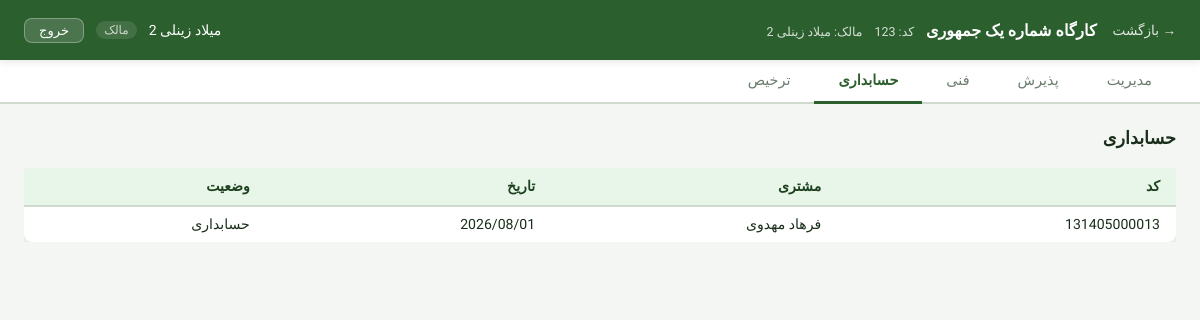
The page /workshop/13/accounting/ (signed in) on the database its author committed.
### accounts/models.py (models this page shows, shortened)
class Workshop(models.Model):
    owner = models.ForeignKey(settings.AUTH_USER_MODEL, on_delete=models.CASCADE)
    name = models.CharField(max_length=150)
    code = models.CharField(max_length=10, unique=True, blank=True)
    is_active = models.BooleanField(default=True)
    national_code = models.CharField(max_length=30, null=True, blank=True)
    address = models.CharField(max_length=250, null=True, blank=True)
    created_at = models.DateTimeField(auto_now_add=True)

class User(AbstractUser):
    phone = models.CharField(max_length=15, blank=True)
    email = models.EmailField(unique=True)
    class Meta:
        swappable = 'AUTH_USER_MODEL'

class WorkshopMembership(models.Model):
    ROLE_CHOICES = [
        ('owner', 'مالک'),
        ('management', 'مدیریت'),
        ('technical', 'فنی'),
        ('accounting', 'حسابداری'),
        ('reception', 'پذیرش'),
        ('delivery', 'ترخیص'),
        ('operator', 'اپراتور'),
    ]
    workshop = models.ForeignKey(
        Workshop,
        on_delete=models.CASCADE,
        related_name='memberships'
    )
    user = models.ForeignKey(
        'accounts.User',
        on_delete=models.CASCADE,
        related_name='workshop_memberships'
    )
    role = models.CharField(max_length=30, choices=ROLE_CHOICES, default='management')
    is_active = models.BooleanField(default=True)
    joined_at = models.DateTimeField(auto_now_add=True)
    class Meta:
        unique_together = ('workshop', 'user')

### orders/models.py (models this page shows, shortened)
class Order(models.Model):
    STATUS_CHOICES = [
        ('reception', 'پذیرش'),
        ('technical', 'فنی'),
        ('accounting', 'حسابداری'),
        ('management', 'مدیریت'),
        ('payment', 'پرداخت'),
        ('done', 'تکمیل'),
    ]
    workshop = models.ForeignKey('accounts.Workshop', on_delete=models.CASCADE)
    customer = models.ForeignKey(Customer, on_delete=models.PROTECT, related_name='orders')
    created_by = models.ForeignKey('accounts.User', on_delete=models.SET_NULL, null=True)
    status = models.CharField(max_length=20, choices=STATUS_CHOICES, default='reception')
    description = models.TextField(blank=True)
    created_at = models.DateTimeField(auto_now_add=True)
    updated_at = models.DateTimeField(auto_now=True)
    delivered_at = models.DateTimeField(null=True, blank=True)
    code = models.CharField(
        max_length=30,
        unique=True,
        editable=False,
        db_index=True,
        verbose_name='کد سفارش'
    )

class Customer(models.Model):
    workshop = models.ForeignKey('accounts.Workshop', on_delete=models.CASCADE)
    name = models.CharField(max_length=200)
    customer_workshop_name = models.CharField(max_length=200, default="None")
    phone = models.CharField(max_length=20, blank=True)
    is_legal = models.BooleanField(default=False)  # حقوقی یا حقیقی
    created_at = models.DateTimeField(auto_now_add=True)

### orders/views.py (the view)
# urls.py: path('workshop/<int:workshop_id>/accounting/', views.accounting_tab, name='tab_accounting'),
@login_required
def accounting_tab(request, workshop_id):
    workshop, membership, allowed_tabs = _get_workshop_and_membership(
        request, workshop_id, 'accounting'
    )
    orders = (
        Order.objects
        .filter(workshop=workshop, status='accounting')
        .select_related('customer', 'created_by')
        .order_by('-created_at')
    )
    context = _base_context(workshop, membership, allowed_tabs, 'accounting')
    context['orders'] = orders
    return render(request, 'orders/accounting_tab.html', context)

### orders/views.py (called while the page is built)
def _get_workshop_and_membership(request, workshop_id, required_tab):
    workshop = get_object_or_404(Workshop, pk=workshop_id)
    membership = get_object_or_404(
        WorkshopMembership,
        workshop=workshop,
        user=request.user,
        is_active=True
    )
    allowed_tabs = ROLE_TAB_ACCESS.get(membership.role, [])
    if required_tab not in allowed_tabs:
        raise Http404("دسترسی به این تب مجاز نیست")
    return workshop, membership, allowed_tabs

def _base_context(workshop, membership, allowed_tabs, active_tab):
    return {
        'workshop': workshop,
        'membership': membership,
        'allowed_tabs': allowed_tabs,
        'active_tab': active_tab,
    }

### templates/orders/accounting_tab.html
{% extends "orders/_dashboard_base.html" %}
{% block tab_content %}
    <div class="tab-panel">
        <div class="panel-header"><h2>حسابداری</h2></div>
        <div class="orders-table-wrap">
            {% if orders %}
                <table class="orders-table">
                    <thead>
                    <tr>
                        <th>کد</th>
                        <th>مشتری</th>
                        <th>تاریخ</th>
                        <th>وضعیت</th>
                    </tr>
                    </thead>
                    <tbody>
                    {% for order in orders %}
                        <tr>
                            <td>{{ order.code }}</td>
                            <td>{{ order.customer.name }}</td>
                            <td>{{ order.created_at|date:"Y/m/d" }}</td>
                            <td>{{ order.get_status_display }}</td>
                        </tr>
                    {% endfor %}
                    </tbody>
                </table>
            {% else %}
                <p class="empty-state">سفارشی در حسابداری وجود ندارد.</p>
            {% endif %}
        </div>
    </div>
{% endblock %}

### templates/orders/_dashboard_base.html (shortened to what this page needs)
{% load static %}
<!DOCTYPE html>
<html lang="fa" dir="rtl">
<head>
    <link rel="stylesheet" href="{% static 'orders/css/dashboard.css' %}">
</head>
<body>
<header class="site-header">
    <div class="header-inner">
        <div class="header-right">
            <a href="{% url 'accounts:dashboard' %}" class="btn-back" id="btn-back">&#8594; بازگشت</a>
            <div class="workshop-info">
                <span class="workshop-name">{{ workshop.name }}</span>
                {% if workshop.national_code %}
                    <span class="workshop-meta">کد: {{ workshop.national_code }}</span>
                {% endif %}
                <span class="workshop-meta">مالک: {{ workshop.owner.get_full_name|default:workshop.owner.username }}</span>
            </div>
        </div>
        <div class="header-left">
            <span class="user-name">{{ request.user.get_full_name|default:request.user.username }}</span>
            <span class="user-role">{{ membership.get_role_display }}</span>
            <a href="{% url 'accounts:logout' %}" class="btn-logout">خروج</a>
        </div>
    </div>
</header>
<nav class="tab-nav">
    <div class="tab-nav-inner">
        {% if 'reception' in allowed_tabs %}
            <a href="{% url 'orders:management' workshop.id %}"
               class="tab-link {% if active_tab == 'management' %}active{% endif %}">مدیریت</a>
        {% endif %}
        {% if 'reception' in allowed_tabs %}
            <a href="{% url 'orders:tab_reception' workshop.id %}"
               class="tab-link {% if active_tab == 'reception' %}active{% endif %}">پذیرش</a>
        {% endif %}
        {% if 'technical' in allowed_tabs %}
            <a href="{% url 'orders:tab_technical' workshop.id %}"
               class="tab-link {% if active_tab == 'technical' %}active{% endif %}">فنی</a>
        {% endif %}
        {% if 'accounting' in allowed_tabs %}
            <a href="{% url 'orders:tab_accounting' workshop.id %}"
               class="tab-link {% if active_tab == 'accounting' %}active{% endif %}">حسابداری</a>
        {% endif %}
        {% if 'delivery' in allowed_tabs %}
            <a href="{% url 'orders:tab_delivery' workshop.id %}"
               class="tab-link {% if active_tab == 'delivery' %}active{% endif %}">ترخیص</a>
        {% endif %}
    </div>
</nav>
<main class="main-content">
    {% block tab_content %}{% endblock %}
</main>
</body>
</html>

### static/orders/css/dashboard.css (style rules this page uses)
*, *::before, *::after { box-sizing: border-box; margin: 0; padding: 0; }
:root { --primary: #2c5f2e; --primary-dk: #1e4220; --primary-lt: #e8f5e9; --accent: #f57c00; --bg: #f4f6f3; --surface: #ffffff; --border: #d0d9ce; --text: #1a2e1b; --text-muted: #6b7c6c; --danger: #c62828; --radius: 8px; --shadow: 0 2px 8px rgba(0, 0, 0, .10); }
body { font-family: 'Vazirmatn', sans-serif; background: var(--bg); color: var(--text); min-height: 100vh; direction: rtl; }
.site-header { background: var(--primary); color: #fff; padding: 0 1.5rem; height: 60px; display: flex; align-items: center; box-shadow: var(--shadow); position: sticky; top: 0; z-index: 100; }
.header-inner { width: 100%; display: flex; justify-content: space-between; align-items: center; gap: 1rem; }
.header-right { display: flex; align-items: center; gap: 1rem; }
.header-left { display: flex; align-items: center; gap: .75rem; }
.btn-back { color: #fff; text-decoration: none; font-size: .85rem; opacity: .85; white-space: nowrap; }
.workshop-name { font-weight: 700; font-size: 1rem; }
.workshop-meta { font-size: .78rem; opacity: .8; margin-right: .5rem; }
.user-name { font-size: .88rem; font-weight: 500; }
.user-role { font-size: .75rem; opacity: .75; background: rgba(255, 255, 255, .15); padding: 2px 8px; border-radius: 20px; }
.btn-logout { background: rgba(255, 255, 255, .15); color: #fff; border: 1px solid rgba(255, 255, 255, .3); padding: 4px 14px; border-radius: var(--radius); text-decoration: none; font-size: .82rem; transition: background .2s; }
.tab-nav { background: var(--surface); border-bottom: 2px solid var(--border); padding: 0 1.5rem; }
.tab-nav-inner { display: flex; gap: 0; }
.tab-link { display: inline-block; padding: .75rem 1.5rem; text-decoration: none; color: var(--text-muted); font-size: .9rem; border-bottom: 3px solid transparent; margin-bottom: -2px; transition: color .2s, border-color .2s; white-space: nowrap; }
.tab-link.active { color: var(--primary); border-bottom-color: var(--primary); font-weight: 600; }
.main-content { padding: 1.5rem; max-width: 1200px; margin: 0 auto; }
.panel-header { display: flex; justify-content: space-between; align-items: center; margin-bottom: 1.25rem; }
.panel-header h2 { font-size: 1.1rem; font-weight: 600; }
.orders-table-wrap { overflow-x: auto; }
.orders-table { width: 100%; border-collapse: collapse; background: var(--surface); border-radius: var(--radius); overflow: hidden; box-shadow: var(--shadow); font-size: .88rem; }
.orders-table th { background: var(--primary-lt); color: var(--primary-dk); padding: .65rem 1rem; text-align: right; font-weight: 600; border-bottom: 2px solid var(--border); }
.orders-table td { padding: .6rem 1rem; border-bottom: 1px solid var(--border); vertical-align: middle; }
.orders-table tr:last-child td { border-bottom: none; }

### rows shown on the page
Workshop: name "کارگاه شماره یک جمهوری", national_code "123", owner.get_full_name "میلاد زینلی 2"
User: user.get_full_name "میلاد زینلی 2"
WorkshopMembership: role "مالک"
Order: code "131405000013", customer.name "فرهاد مهدوی", created_at "2026/08/01", status "حسابداری"
